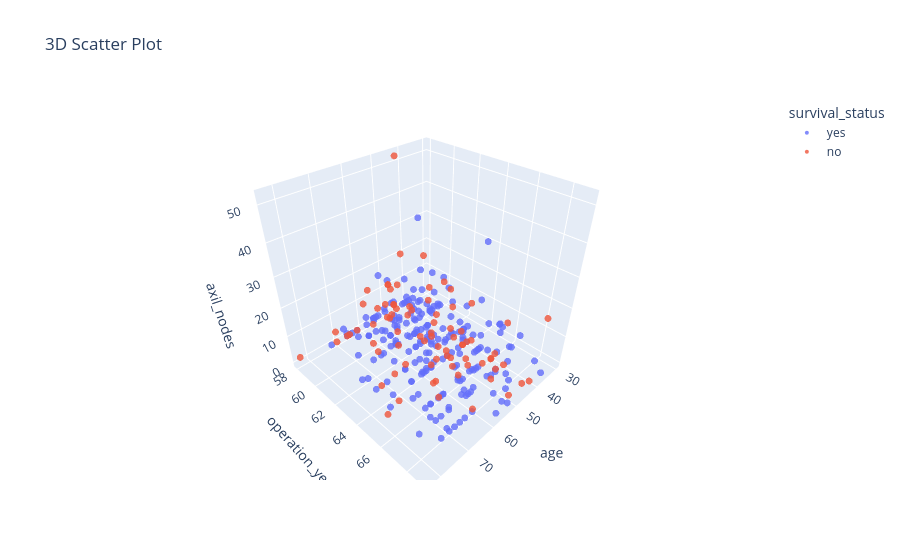

The code cell stored with this chart in its notebook:
### Markdown cell above
#### _Interactive 3D scatter plot_

All three features at once. The plot can be rotated and zoomed, and clicking a legend entry hides that class.

### Code cell
fig = px.scatter_3d(haberman, x="age", y="operation_year", z="axil_nodes",
                    color="survival_status", title="3D Scatter Plot", opacity=0.8)
fig.update_traces(marker_size=4)
fig.show()

### Figure 1 — Plotly figure (JSON) as saved in the notebook; plotly's stock layout.template omitted (floating-point values rounded to 4 significant figures; data arrays with more than 128 entries replaced by an {"elided": "..."} marker saying what was removed)
{"data": [{"hovertemplate": "survival_status=yes<br>age=%{x}<br>operation_year=%{y}<br>axil_nodes=%{z}<extra></extra>", "legendgroup": "yes", "marker": {"color": "#636efa", "opacity": 0.8, "size": 4, "symbol": "circle"}, "mode": "markers", "name": "yes", "scene": "scene", "showlegend": true, "type": "scatter3d", "x": {"elided": "225 int values"}, "y": {"elided": "225 int values"}, "z": {"elided": "225 int values"}}, {"hovertemplate": "survival_status=no<br>age=%{x}<br>operation_year=%{y}<br>axil_nodes=%{z}<extra></extra>", "legendgroup": "no", "marker": {"color": "#EF553B", "opacity": 0.8, "size": 4, "symbol": "circle"}, "mode": "markers", "name": "no", "scene": "scene", "showlegend": true, "type": "scatter3d", "x": [34, 34, 38, 39, 41, 41, 41, 42, 42, 43, 43, 43, 43, 44, 44, 44, 45, 45, 45, 46, 46, 46, 46, 47, 47, 47, 48, 48, 48, 49, 49, 50, 50, 51, 51, 52, 52, 52, 52, 53, 53, 53, 53, 53, 53, 54, 54, 54, 54, 55, 55, 56, 56, 57, 57, 57, 59, 60, 60, 61, 61, 61, 62, 62, 62, 63, 65, 65, 65, 65, 66, 66, 67, 67, 69, 70, 70, 72, 74, 78, 83], "y": [59, 66, 69, 66, 60, 64, 67, 69, 59, 58, 59, 64, 64, 64, 58, 63, 65, 66, 67, 58, 69, 62, 65, 63, 62, 65, 58, 58, 67, 63, 64, 63, 64, 59, 59, 69, 59, 62, 66, 58, 65, 59, 60, 63, 65, 60, 65, 65, 68, 63, 68, 65, 66, 61, 62, 64, 62, 59, 65, 62, 65, 68, 59, 58, 65, 60, 58, 61, 62, 66, 58, 61, 64, 63, 67, 58, 58, 63, 65, 65, 58], "z": [0, 9, 21, 0, 23, 0, 0, 1, 0, 52, 2, 0, 0, 6, 9, 19, 6, 0, 1, 2, 3, 5, 20, 23, 0, 0, 11, 11, 7, 0, 10, 13, 0, 13, 3, 3, 2, 3, 4, 4, 1, 3, 9, 24, 12, 11, 23, 5, 7, 6, 15, 9, 3, 5, 14, 1, 35, 17, 0, 5, 0, 1, 13, 0, 19, 1, 0, 2, 22, 15, 0, 13, 8, 1, 8, 0, 4, 0, 3, 1, 2]}], "layout": {"legend": {"title": {"text": "survival_status"}, "tracegroupgap": 0}, "scene": {"domain": {"x": [0, 1], "y": [0, 1]}, "xaxis": {"title": {"text": "age"}}, "yaxis": {"title": {"text": "operation_year"}}, "zaxis": {"title": {"text": "axil_nodes"}}}, "title": {"text": "3D Scatter Plot"}}}
